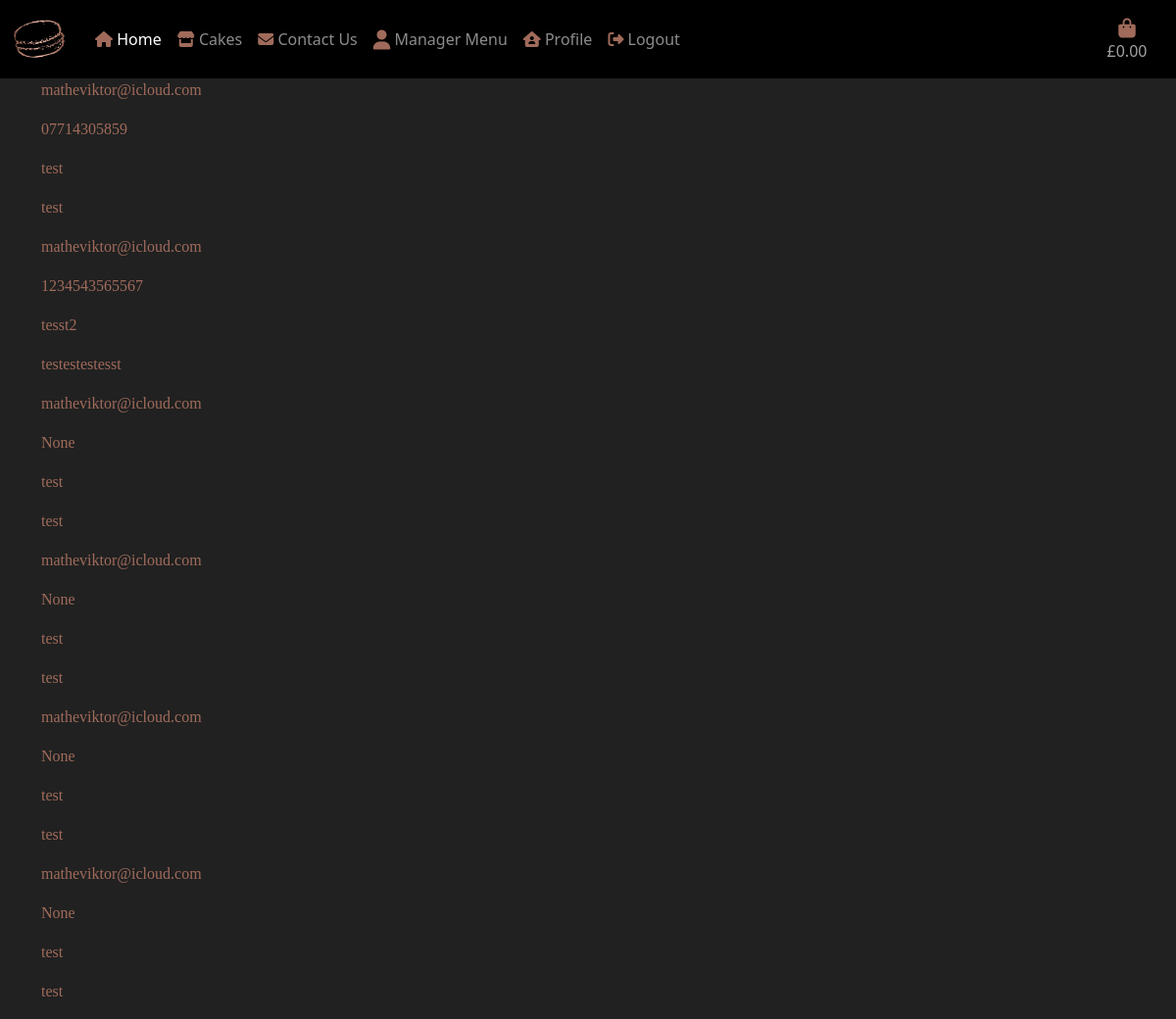
Screenshot of /contact_us/messages/ (signed in) with the database file from the repository.
### contactus/models.py (models this page shows, shortened)
class Contact_us(models.Model):
    phone_number = models.CharField(max_length=20, null=True, blank=True)
    email = models.EmailField()
    subject = models.CharField(max_length=254)
    message = models.TextField()

### contactus/views.py (the view)
# urls.py: path('messages/', views.messages, name='messages')
@login_required
def messages(request):
    messages = Contact_us.objects.filter()
    context = {'messages': messages}
    template = 'messages.html'
    return render(request, template, context)

### bag/context.py (called while the page is built, shortened)
def bag_contents(request):
    bag_contents = []
    total = 0
    cake_count = 0
    bag = request.session.get('bag', {})
    if total < settings.FREE_DELIVERY:
        delivery_fee = total * Decimal(settings.DELIVERY_PERCENTAGE/100)
        free_delivery_delta = settings.FREE_DELIVERY - total
    else:
        delivery_fee = 0
        free_delivery_delta = 0
    order_total = delivery_fee + total
    context = {
        'bag_contents': bag_contents,
        'total': total,
        'cake_count': cake_count,
        'delivery_fee': delivery_fee,
        'free_delivery': settings.FREE_DELIVERY,
        'free_delivery_delta': free_delivery_delta,
        'order_total': order_total,
    }
    return context

### contactus/templates/messages.html
{% extends 'base.html' %}
{% load static %}
{% block content %}
<div class="remove-bg"></div>
{% for message in messages %}
<div class="container">
    <div class="col text">
        <div class="row">
            <p>{{ message.email }}</p>
        </div>
        <div class="row">
            <p>{{ message.phone_number }}</p>
        </div>
        <div class="row">
            <p>{{ message.subject }}</p>
        </div>
        <div class="row">
            <p>{{ message.message }}</p>
        </div>
    </div>
</div>
{% endfor %}
{% endblock %}

### static/css/base.css (style rules this page uses)
html { height: 100%; }
body { background: url('/media/macaron_background.png') fixed center center no-repeat; background-size: cover; height: calc(100vh - 164px); }
.remove-bg { height: 100%; width: 100%; top: 0; left: 0; position: fixed; background: #212121; z-index: -1; }
.text { color: #A06B5B; font-family: Italic; }

### rows the page displays
Contact_us: email "matheviktor@icloud.com", phone_number "07714305859", subject "test", message "test"
Contact_us: email "matheviktor@icloud.com", phone_number "1234543565567", subject "tesst2", message "testestestesst"
Contact_us: email "matheviktor@icloud.com", phone_number "None", subject "test", message "test"
Contact_us: email "matheviktor@icloud.com", phone_number "None", subject "test", message "test"
Contact_us: email "matheviktor@icloud.com", phone_number "None", subject "test", message "test"
Contact_us: email "matheviktor@icloud.com", phone_number "None", subject "test", message "test"
